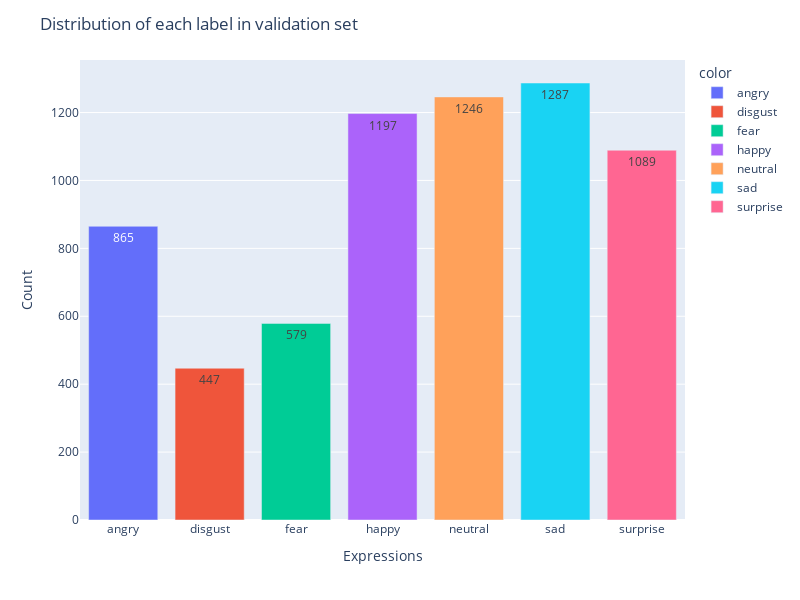

The cell this chart's notebook holds for it:
### Code cell
labels = ["angry", "disgust", "fear", "happy", "neutral", "sad", "surprise"]
fig = px.bar(x=labels, y=class_count_in_validation_set, color=labels)

fig.update_layout(
    title="Distribution of each label in validation set",
    xaxis_title="Expressions",
    yaxis_title="Count",
    height=600,
    width=800,
)

fig.update_traces(texttemplate="%{y}", textposition="inside")

fig.show()

### Figure 1 — Plotly figure (JSON) as saved in the notebook; plotly's stock layout.template omitted (floating-point values rounded to 4 significant figures)
{"data": [{"alignmentgroup": "True", "hovertemplate": "color=angry<br>x=%{x}<br>y=%{y}<extra></extra>", "legendgroup": "angry", "marker": {"color": "#636efa", "pattern": {"shape": ""}}, "name": "angry", "offsetgroup": "angry", "orientation": "v", "showlegend": true, "textposition": "inside", "texttemplate": "%{y}", "type": "bar", "x": ["angry"], "xaxis": "x", "y": [865], "yaxis": "y"}, {"alignmentgroup": "True", "hovertemplate": "color=disgust<br>x=%{x}<br>y=%{y}<extra></extra>", "legendgroup": "disgust", "marker": {"color": "#EF553B", "pattern": {"shape": ""}}, "name": "disgust", "offsetgroup": "disgust", "orientation": "v", "showlegend": true, "textposition": "inside", "texttemplate": "%{y}", "type": "bar", "x": ["disgust"], "xaxis": "x", "y": [447], "yaxis": "y"}, {"alignmentgroup": "True", "hovertemplate": "color=fear<br>x=%{x}<br>y=%{y}<extra></extra>", "legendgroup": "fear", "marker": {"color": "#00cc96", "pattern": {"shape": ""}}, "name": "fear", "offsetgroup": "fear", "orientation": "v", "showlegend": true, "textposition": "inside", "texttemplate": "%{y}", "type": "bar", "x": ["fear"], "xaxis": "x", "y": [579], "yaxis": "y"}, {"alignmentgroup": "True", "hovertemplate": "color=happy<br>x=%{x}<br>y=%{y}<extra></extra>", "legendgroup": "happy", "marker": {"color": "#ab63fa", "pattern": {"shape": ""}}, "name": "happy", "offsetgroup": "happy", "orientation": "v", "showlegend": true, "textposition": "inside", "texttemplate": "%{y}", "type": "bar", "x": ["happy"], "xaxis": "x", "y": [1197], "yaxis": "y"}, {"alignmentgroup": "True", "hovertemplate": "color=neutral<br>x=%{x}<br>y=%{y}<extra></extra>", "legendgroup": "neutral", "marker": {"color": "#FFA15A", "pattern": {"shape": ""}}, "name": "neutral", "offsetgroup": "neutral", "orientation": "v", "showlegend": true, "textposition": "inside", "texttemplate": "%{y}", "type": "bar", "x": ["neutral"], "xaxis": "x", "y": [1246], "yaxis": "y"}, {"alignmentgroup": "True", "hovertemplate": "color=sad<br>x=%{x}<br>y=%{y}<extra></extra>", "legendgroup": "sad", "marker": {"color": "#19d3f3", "pattern": {"shape": ""}}, "name": "sad", "offsetgroup": "sad", "orientation": "v", "showlegend": true, "textposition": "inside", "texttemplate": "%{y}", "type": "bar", "x": ["sad"], "xaxis": "x", "y": [1287], "yaxis": "y"}, {"alignmentgroup": "True", "hovertemplate": "color=surprise<br>x=%{x}<br>y=%{y}<extra></extra>", "legendgroup": "surprise", "marker": {"color": "#FF6692", "pattern": {"shape": ""}}, "name": "surprise", "offsetgroup": "surprise", "orientation": "v", "showlegend": true, "textposition": "inside", "texttemplate": "%{y}", "type": "bar", "x": ["surprise"], "xaxis": "x", "y": [1089], "yaxis": "y"}], "layout": {"barmode": "relative", "height": 600, "legend": {"title": {"text": "color"}, "tracegroupgap": 0}, "margin": {"t": 60}, "title": {"text": "Distribution of each label in validation set"}, "width": 800, "xaxis": {"anchor": "y", "domain": [0, 1], "title": {"text": "Expressions"}}, "yaxis": {"anchor": "x", "domain": [0, 1], "title": {"text": "Count"}}}}
